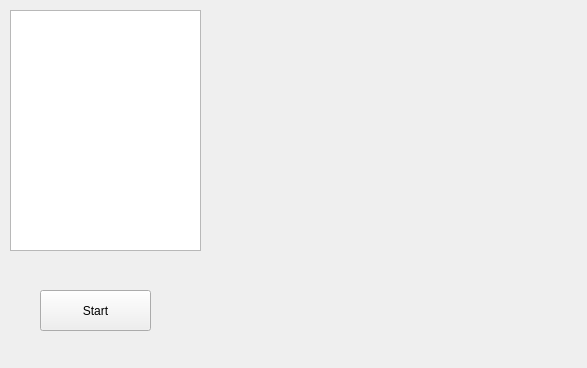
<?xml version="1.0" encoding="UTF-8"?>
<ui version="4.0">
 <class>MainWindow</class>
 <widget class="QWidget" name="MainWindow">
  <property name="geometry">
   <rect>
    <x>0</x>
    <y>0</y>
    <width>587</width>
    <height>368</height>
   </rect>
  </property>
  <property name="windowTitle">
   <string>MainWindow</string>
  </property>
  <widget class="QTextEdit" name="te_show">
   <property name="geometry">
    <rect>
     <x>10</x>
     <y>10</y>
     <width>191</width>
     <height>241</height>
    </rect>
   </property>
  </widget>
  <widget class="QPushButton" name="btn_start">
   <property name="geometry">
    <rect>
     <x>40</x>
     <y>290</y>
     <width>111</width>
     <height>41</height>
    </rect>
   </property>
   <property name="text">
    <string>Start</string>
   </property>
  </widget>
  <widget class="QLabel" name="la_back">
   <property name="geometry">
    <rect>
     <x>-7</x>
     <y>-9</y>
     <width>601</width>
     <height>381</height>
    </rect>
   </property>
   <property name="text">
    <string/>
   </property>
   <property name="pixmap">
    <pixmap resource="Images/picture.qrc">:/image/1.jpg</pixmap>
   </property>
   <property name="scaledContents">
    <bool>true</bool>
   </property>
  </widget>
  <zorder>la_back</zorder>
  <zorder>te_show</zorder>
  <zorder>btn_start</zorder>
 </widget>
 <layoutdefault spacing="6" margin="11"/>
 <resources>
  <include location="Images/picture.qrc"/>
 </resources>
 <connections/>
</ui>
